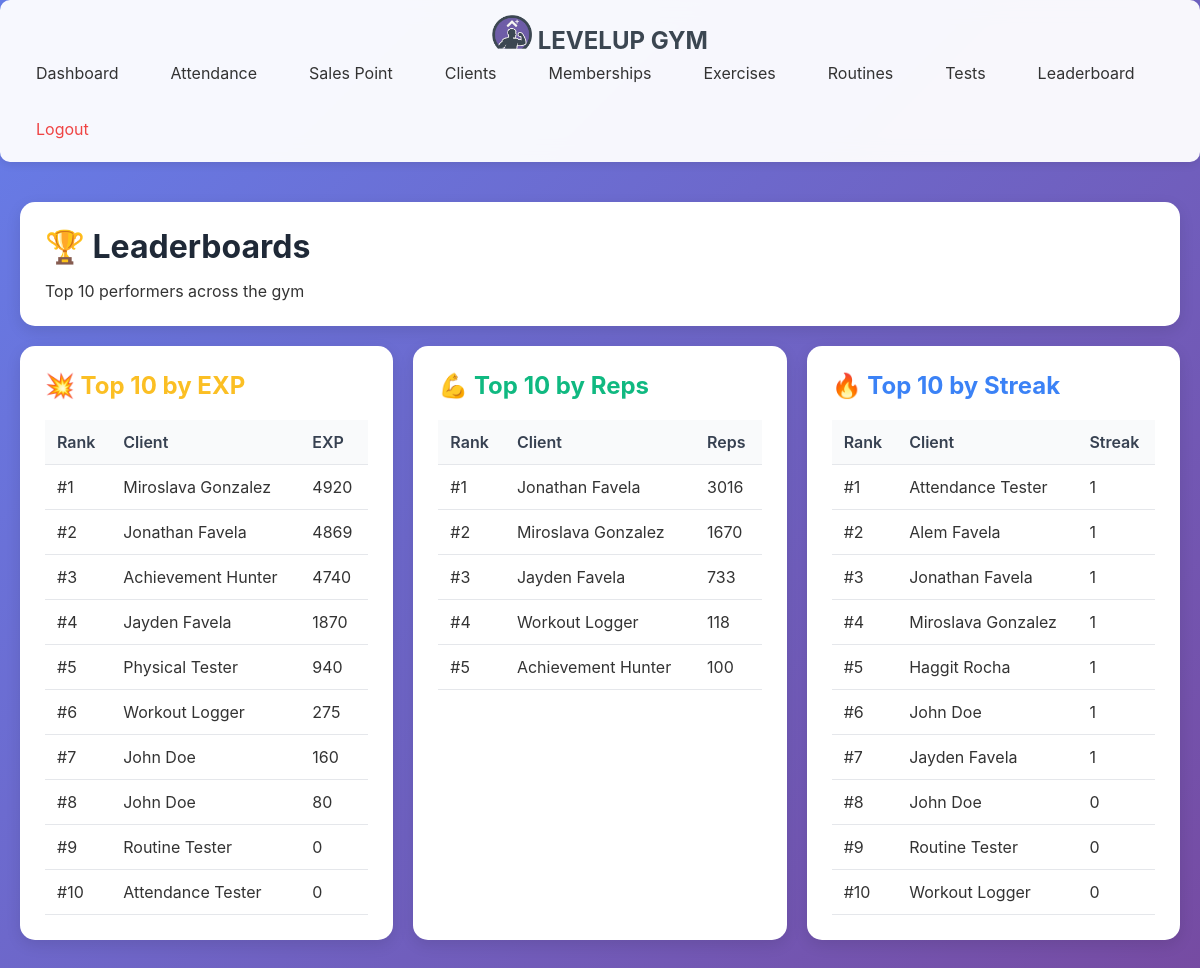
The app's page /admin/leaderboard, older data.
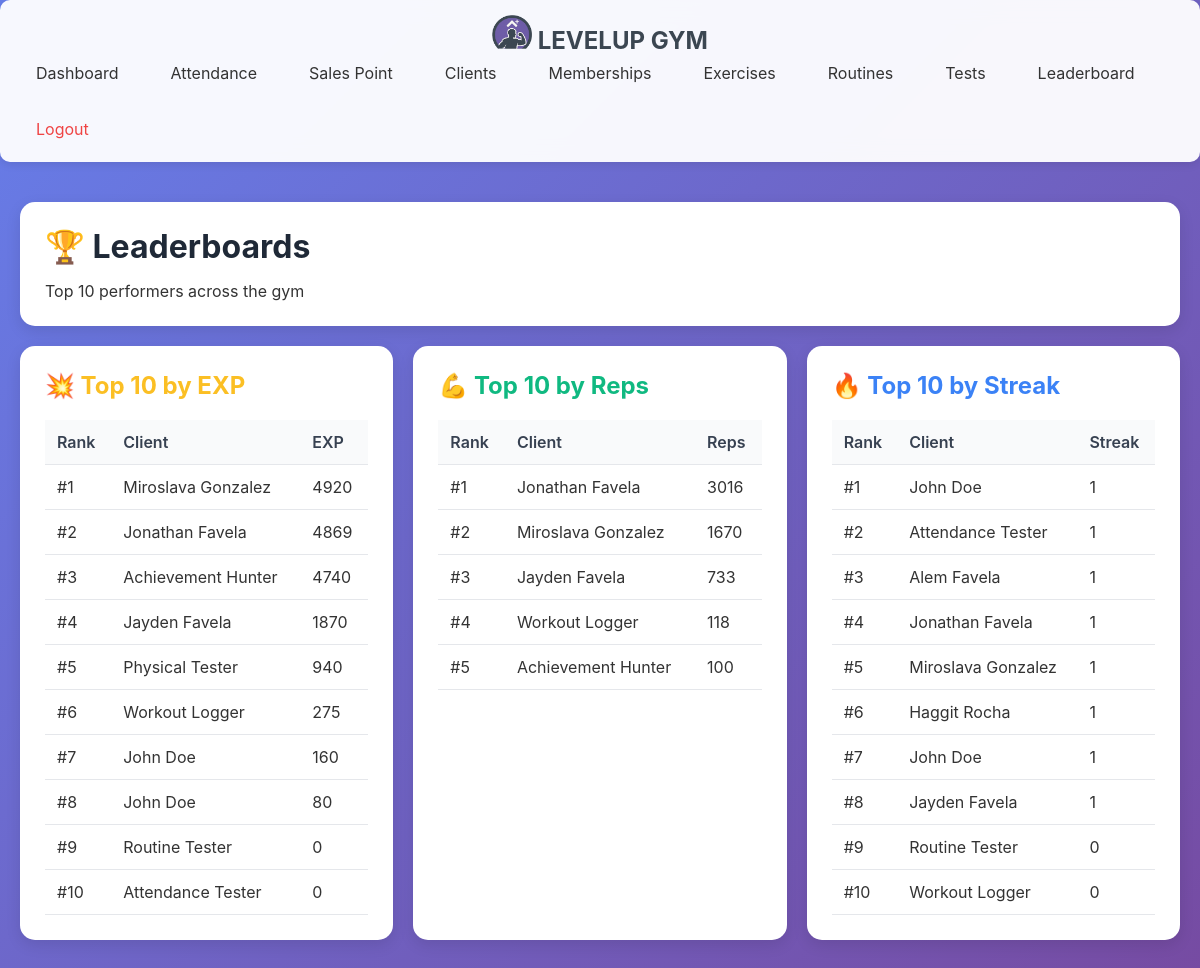
The same page, newer data.
### tables this page shows
CREATE TABLE client_gamification (
                gamification_id INTEGER PRIMARY KEY AUTOINCREMENT,
                client_id INTEGER UNIQUE NOT NULL,
                current_level INTEGER DEFAULT 1,
                current_exp INTEGER DEFAULT 0,
                total_exp INTEGER DEFAULT 0,
                rank TEXT DEFAULT 'E',
                client_class TEXT,
                class_unlocked_at_level INTEGER, current_streak INTEGER DEFAULT 0, longest_streak INTEGER DEFAULT 0, total_reps INTEGER DEFAULT 0, workouts_completed INTEGER DEFAULT 0,
                FOREIGN KEY (client_id) REFERENCES clients(client_id) ON DELETE CASCADE
            );

CREATE TABLE clients (
                client_id INTEGER PRIMARY KEY AUTOINCREMENT,
                phone_number TEXT UNIQUE NOT NULL,
                pin_hash TEXT NOT NULL,
                first_name TEXT NOT NULL,
                last_name TEXT NOT NULL,
                email TEXT,
                date_of_birth DATE,
                gender TEXT,
                registration_date DATETIME DEFAULT CURRENT_TIMESTAMP,
                status TEXT DEFAULT 'active',
                profile_photo_path TEXT
            );

### main.py (the view)
@app.route('/admin/leaderboard')
def admin_leaderboard():
    from controllers.leaderboard_controller import LeaderboardController
    leaderboard = LeaderboardController()
    top_exp = leaderboard.get_top_exp()
    top_reps = leaderboard.get_top_reps()
    top_streaks = leaderboard.get_top_streaks()
    print("Top EXP",top_exp)
    print("Top Streaks",top_streaks)
    return render_template(
        'admin/leaderboard.html',
        top_exp=top_exp,
        top_reps=top_reps,
        top_streaks=top_streaks
    )

### controllers/leaderboard_controller.py (called while the page is built)
    def get_top_exp(self, limit=10):
        query = """
            SELECT c.client_id, c.first_name || ' ' || c.last_name AS full_name,
                g.total_exp
            FROM clients c
            JOIN client_gamification g ON c.client_id = g.client_id
            ORDER BY g.total_exp DESC
            LIMIT ?
        """
        return self.db.execute_query(query, (limit,))

    def get_top_reps(self, limit=10):
        query = """
            SELECT c.client_id, c.first_name || ' ' || c.last_name AS full_name,
                   SUM(w.reps_completed) AS total_reps
            FROM clients c
            JOIN workout_logs w ON c.client_id = w.client_id
            GROUP BY c.client_id
            ORDER BY total_reps DESC
            LIMIT ?
        """
        return self.db.execute_query(query, (limit,))

### database/db_manager.py (called while the page is built)
    def connect(self):
        self.conn = sqlite3.connect(self.db_name)
        self.conn.row_factory = sqlite3.Row  # Access columns by name
        self.cursor = self.conn.cursor()

    def disconnect(self):
        if self.conn:
            self.conn.close()

### templates/admin/leaderboard.html (shortened to what this page needs)
{% extends "admin/base.html" %}
{% block content %}
<div class="card">
  <h1>🏆 Leaderboards</h1>
  <p>Top 10 performers across the gym</p>
</div>
<div class="grid grid-3">
  <div class="card">
    <h2 style="color:#fbbf24;">💥 Top 10 by EXP</h2>
    <table class="table">
      <thead><tr><th>Rank</th><th>Client</th><th>EXP</th></tr></thead>
      <tbody>
      {% for row in top_exp %}
        <tr>
          <td>#{{ loop.index }}</td>
          <td>{{ row.full_name }}</td>
          <td>{{ row.total_exp }}</td>
        </tr>
      {% endfor %}
      </tbody>
    </table>
  </div>
  <div class="card">
    <h2 style="color:#10b981;">💪 Top 10 by Reps</h2>
    <table class="table">
      <thead><tr><th>Rank</th><th>Client</th><th>Reps</th></tr></thead>
      <tbody>
      {% for row in top_reps %}
        <tr>
          <td>#{{ loop.index }}</td>
          <td>{{ row.full_name }}</td>
          <td>{{ row.total_reps }}</td>
        </tr>
      {% endfor %}
      </tbody>
    </table>
  </div>
  <div class="card">
    <h2 style="color:#3b82f6;">🔥 Top 10 by Streak</h2>
    <table class="table">
      <thead><tr><th>Rank</th><th>Client</th><th>Streak</th></tr></thead>
      <tbody>
      {% for row in top_streaks %}
        <tr>
          <td>#{{ loop.index }}</td>
          <td>{{ row.full_name }}</td>
          <td>{{ row.current_streak }}</td>
        </tr>
      {% endfor %}
      </tbody>
    </table>
  </div>
</div>
{% endblock %}

Row changes from the older to the newer data that the page shows:
changed client_gamification (number 7 of 12 on the later page): current_streak "0" → "1"; moves up the list
